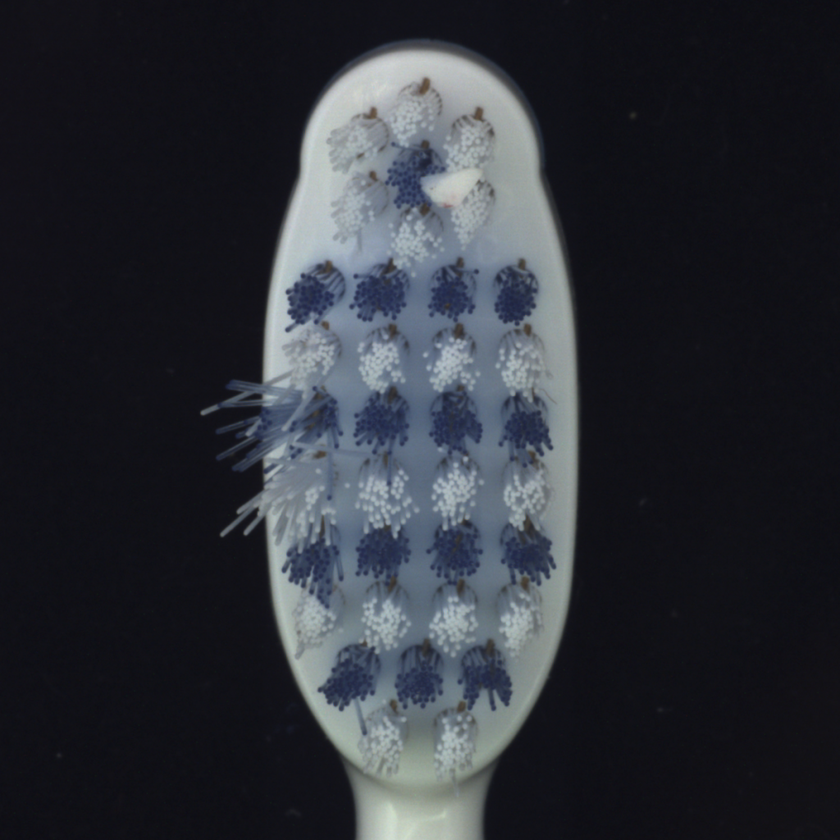
#> input picture data/train/defective/000.png, 840 x 840 px, shrunk from 1024 x 1024 before the run; its folder holds only this picture in this run
$ python visualize_results.py
#> lines starting #> are read from the running program, lines starting #| are printed output that depends on the picture; after the words box and inside, x2 and y2 are one past the last pixel; in counts of white or black regions, pixels touching at a corner belong together
### sample_submission/model.py
import numpy as np


def predict(image):
    """Simple thresholding segmentation model.

    Args:
        image: numpy array of shape (H, W, 3), uint8 RGB image.

    Returns:
        Binary mask as numpy array of shape (H, W), uint8 with values 0 or 255.
    """
    gray = np.mean(image, axis=2)
    mask = (gray > 128).astype(np.uint8) * 255
    return mask

### visualize_results.py
"""
visualize_results.py - Save side-by-side visualizations for defective test images.

For each of the first N defective images (same subset as test_model.py):
  Left: original RGB
  Middle: predicted mask
  Right: ground truth mask

Each figure title includes IoU and defect percentage. Output folder is created
under the project root by default.

Usage:
    python visualize_results.py
    python visualize_results.py --out my_vis_folder
    python visualize_results.py --limit 5
"""

import argparse
import os
import sys
import time

import cv2
import matplotlib.pyplot as plt
import numpy as np

# -- Paths (aligned with test_model.py) ---------------------------------------
PROJECT_ROOT = os.path.dirname(os.path.abspath(__file__))
SUBMISSION_DIR = os.path.join(PROJECT_ROOT, "submission5")
DATA_DIR = os.path.join(PROJECT_ROOT, "data")

DEFECTIVE_IMG_DIR = os.path.join(DATA_DIR, "train", "defective")
GT_DIR = os.path.join(DATA_DIR, "ground_truth", "defective")

DEFAULT_OUT_DIR = os.path.join(PROJECT_ROOT, "visualization_results_defective")

sys.path.insert(0, SUBMISSION_DIR)


def compute_iou(pred_mask, gt_mask):
    pred_bin = (pred_mask > 127).astype(np.uint8)
    gt_bin = (gt_mask > 127).astype(np.uint8)
    intersection = np.sum(pred_bin & gt_bin)
    union = np.sum(pred_bin | gt_bin)
    if union == 0:
        return 1.0 if intersection == 0 else 0.0
    return intersection / union


def defect_percentage(mask):
    total = mask.shape[0] * mask.shape[1]
    if total == 0:
        return 0.0
    return 100.0 * float(np.sum(mask == 255)) / total


def save_comparison_figure(
    image_rgb,
    pred_mask,
    gt_mask,
    out_path,
    title_line,
):
    fig, axes = plt.subplots(1, 3, figsize=(14, 4.5))
    fig.suptitle(title_line, fontsize=11, y=1.02)

    axes[0].imshow(image_rgb)
    axes[0].set_title("Original")
    axes[0].axis("off")

    axes[1].imshow(pred_mask, cmap="gray", vmin=0, vmax=255)
    axes[1].set_title("Prediction")
    axes[1].axis("off")

    axes[2].imshow(gt_mask, cmap="gray", vmin=0, vmax=255)
    axes[2].set_title("Ground truth")
    axes[2].axis("off")

    plt.tight_layout()
    fig.savefig(out_path, dpi=150, bbox_inches="tight")
    plt.close(fig)


def main():
    parser = argparse.ArgumentParser(description="Visualize defective-set predictions vs GT.")
    parser.add_argument(
        "--out",
        default=DEFAULT_OUT_DIR,
        help=f"Output directory (default: {DEFAULT_OUT_DIR})",
    )
    parser.add_argument(
        "--limit",
        type=int,
        default=15,
        help="Number of defective images to visualize (default: 15, same as test_model.py)",
    )
    args = parser.parse_args()

    os.makedirs(args.out, exist_ok=True)

    print("Importing model...")
    t0 = time.time()
    from model import predict

    print(f"  Done ({time.time() - t0:.2f}s)\n")

    defective_files = sorted(
        f for f in os.listdir(DEFECTIVE_IMG_DIR) if f.endswith(".png")
    )[: args.limit]

    if not defective_files:
        print(f"No PNG files in {DEFECTIVE_IMG_DIR}")
        return

    print(f"Saving {len(defective_files)} figures to:\n  {args.out}\n")

    ious = []
    for img_name in defective_files:
        img_path = os.path.join(DEFECTIVE_IMG_DIR, img_name)
        gt_path = os.path.join(GT_DIR, img_name.replace(".png", "_mask.png"))

        image = cv2.imread(img_path)
#> image is the input picture: shape (840, 840, 3); mean B, G, R 55.2, 48.2, 45.2
        if image is None:
            print(f"  [SKIP] {img_name} (failed to read image)")
            continue

        image_rgb = cv2.cvtColor(image, cv2.COLOR_BGR2RGB)
        gt_mask = (
            cv2.imread(gt_path, cv2.IMREAD_GRAYSCALE)
            if os.path.exists(gt_path)
            else None
        )

        t1 = time.time()
        pred_mask = predict(image_rgb)
#> in predict, `gray = np.mean(image, axis=2)`:
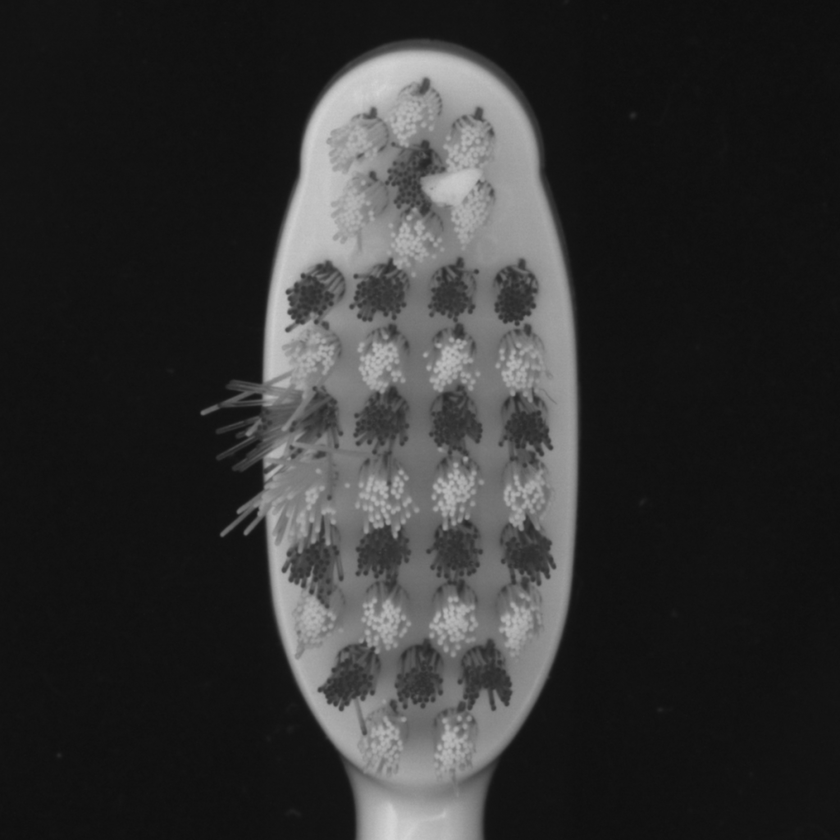
#> gray: shape (840, 840) float64; min 14, max 213.7, mean 49.5
#> in predict, `mask = (gray > 128).astype(np.uint8) * 255`:
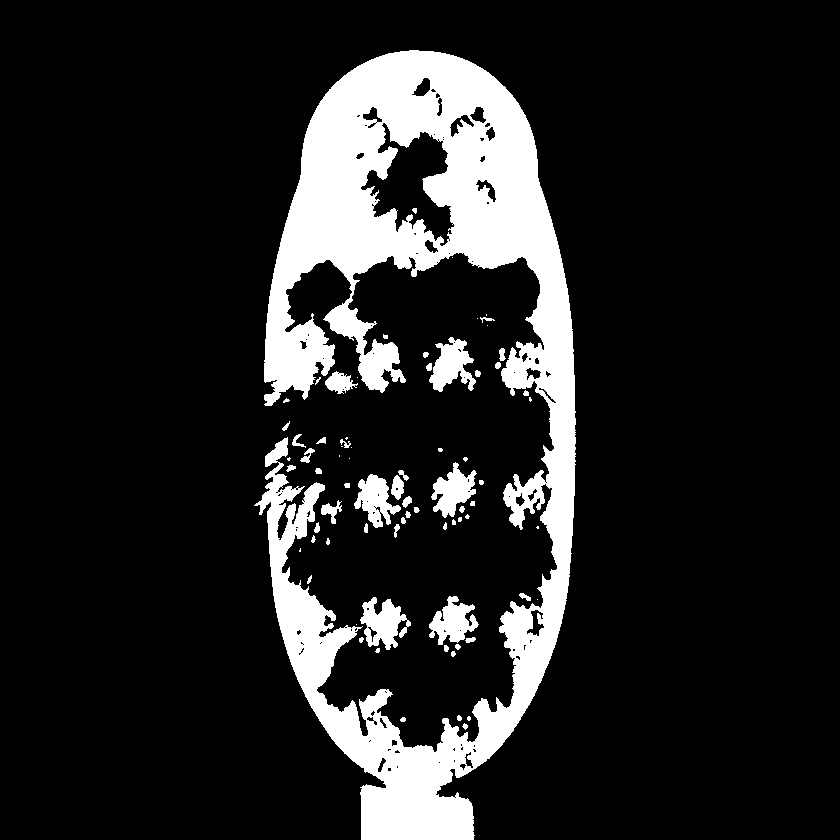
#> mask: shape (840, 840); 14% white; 75 white regions (24 under 20 px), largest, box (x1, y1, x2, y2) and area: (254, 50, 576, 840) 89150, (360, 597, 411, 650) 1492, (429, 337, 476, 392) 1433
        elapsed = time.time() - t1

        if gt_mask is None:
            iou = float("nan")
            print(f"  [WARN] {img_name} | no GT mask | time={elapsed:.2f}s")
        else:
            iou = compute_iou(pred_mask, gt_mask)
            ious.append(iou)

        d_pct = defect_percentage(pred_mask)
#> d_pct = 13.97
        stem = os.path.splitext(img_name)[0]
        out_file = os.path.join(args.out, f"{stem}_comparison.png")

        title = (
            f"{img_name}  |  IoU={iou:.4f}  |  defect={d_pct:.2f}%  |  time={elapsed:.2f}s"
        )

        if gt_mask is None:
            gt_vis = np.zeros(image_rgb.shape[:2], dtype=np.uint8)
        else:
            gt_vis = gt_mask

        save_comparison_figure(image_rgb, pred_mask, gt_vis, out_file, title)
#> in save_comparison_figure, `fig.savefig(out_path, dpi=150, bbox_inches="tight")`:
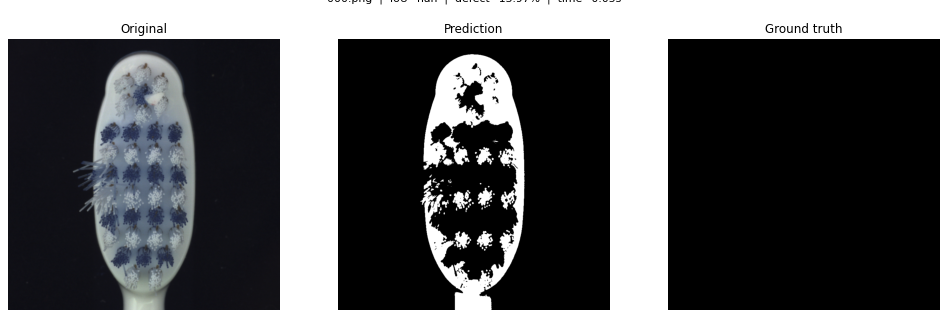
#> figure drawn by matplotlib, 3 panels
        iou_str = f"{iou:.4f}" if gt_mask is not None else "N/A"
        print(f"  [OK] {img_name} | IoU={iou_str} | defect={d_pct:.2f}% | -> {os.path.basename(out_file)}")
#|   [OK] 000.png | IoU=N/A | defect=13.97% | -> 000_comparison.png

    if ious:
        print(f"\nMean IoU ({len(ious)} images with GT): {np.mean(ious):.4f}")
    print("Done.")


if __name__ == "__main__":
    main()

$ run again, on data/train/defective/006.png
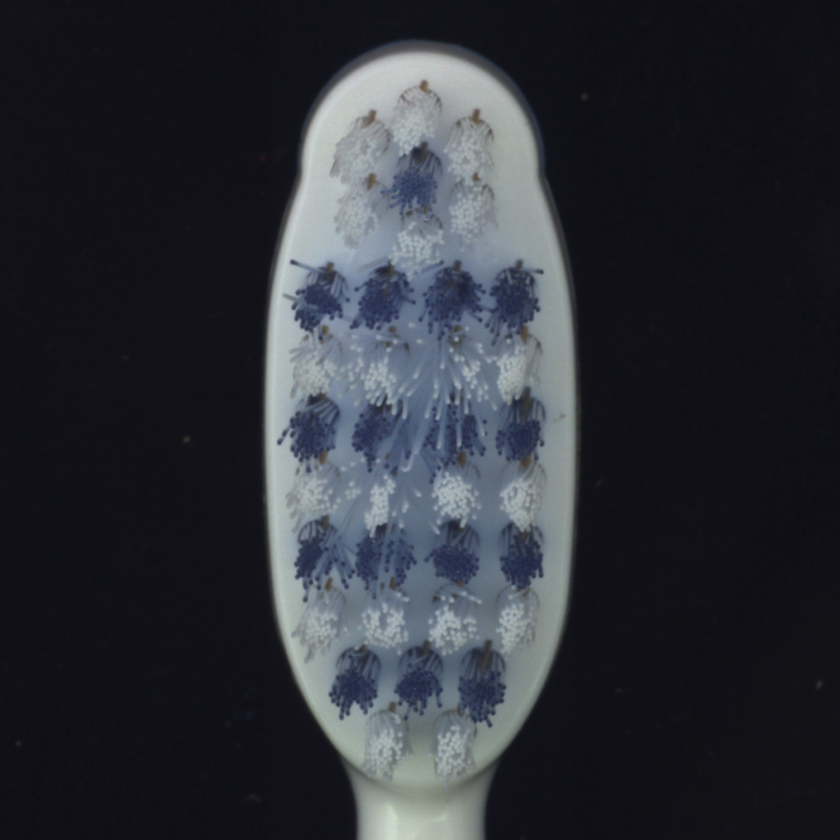
#> input picture data/train/defective/006.png, 840 x 840 px, shrunk from 1024 x 1024 before the run
#> in main, image is the input picture: shape (840, 840, 3); mean B, G, R 55.4, 48.3, 45.4
#> in predict, `mask = (gray > 128).astype(np.uint8) * 255`:
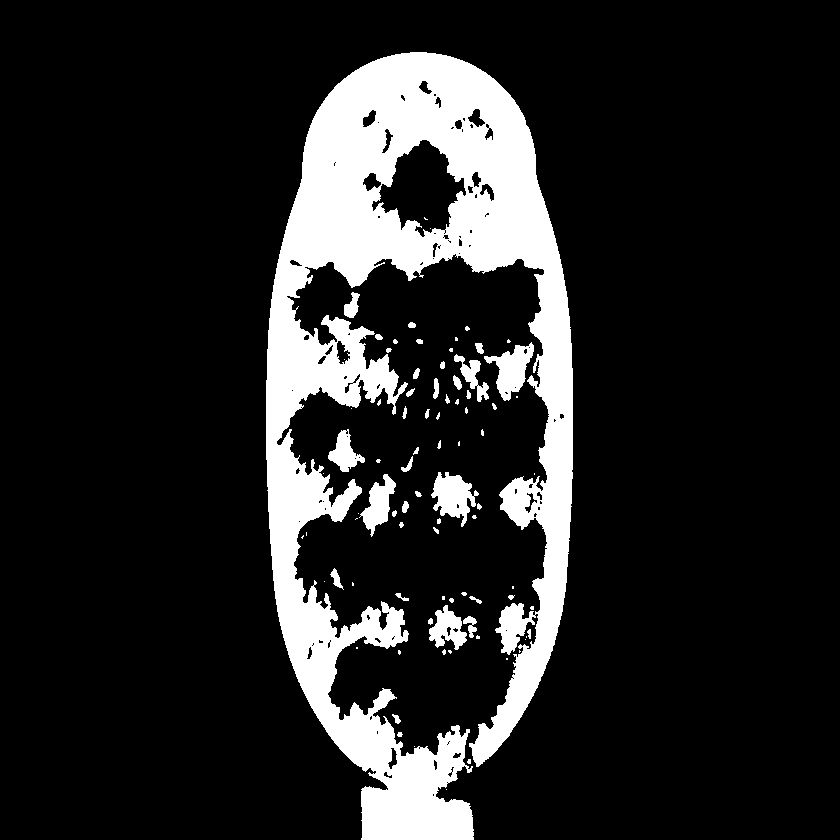
#> mask: shape (840, 840); 14.5% white; 85 white regions (43 under 20 px), largest, box (x1, y1, x2, y2) and area: (266, 52, 573, 840) 94173, (431, 472, 479, 527) 1419, (484, 342, 534, 401) 1374
#> d_pct = 14.51
#> in save_comparison_figure, `fig.savefig(out_path, dpi=150, bbox_inches="tight")`:
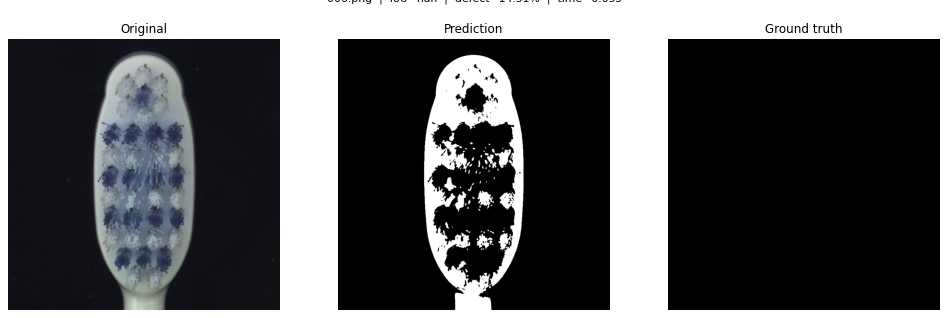
#> figure drawn by matplotlib, 3 panels
#|   [OK] 006.png | IoU=N/A | defect=14.51% | -> 006_comparison.png
